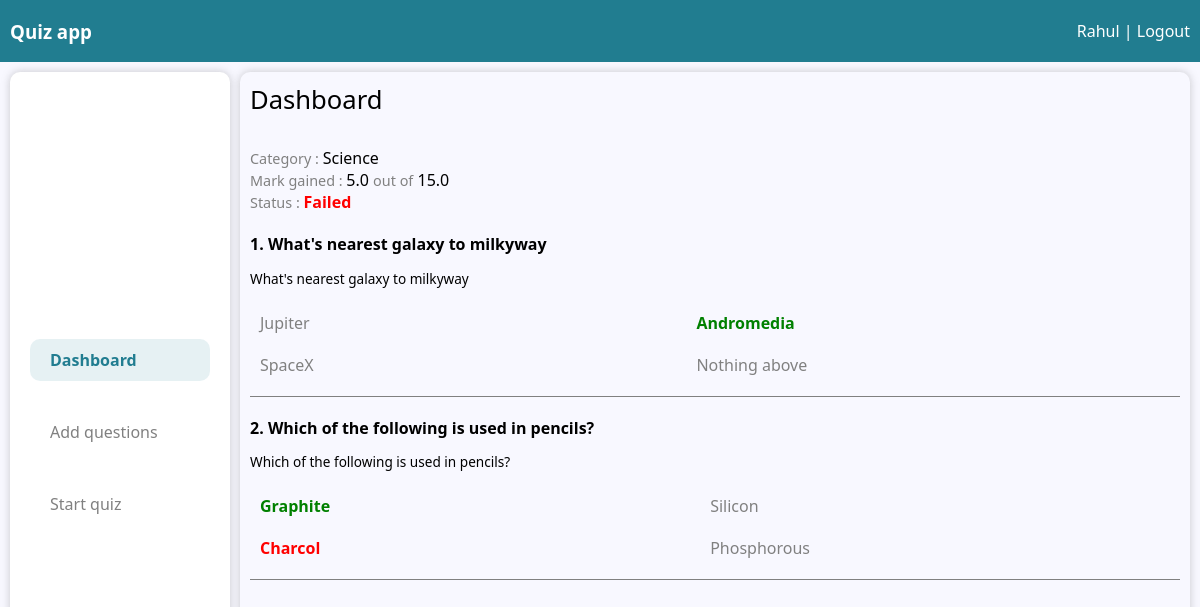
The page /result/3 (signed in) on the database its author committed.
### access/models.py (models this page shows)
class User(models.Model):
    id = models.AutoField(primary_key=True)
    username = models.CharField(max_length=225)
    password = models.CharField(max_length=225)
    user_type = models.CharField(max_length=10)
    class Meta:
        db_table = 'auth'

### dashboard/models.py (models this page shows)
class Category(models.Model):
    id = models.AutoField(primary_key=True)
    category_name = models.CharField(max_length=225)
    class Meta:
        db_table = 'category'

class Question(models.Model):
    id = models.AutoField(primary_key=True)
    question_name = models.CharField(max_length=225)
    added_by = models.IntegerField()
    approved_status = models.IntegerField()
    category_id = models.ForeignKey('Category', on_delete=models.CASCADE)
    description = models.CharField(max_length=225, default=None, blank=True, null=True)
    class Meta:
        db_table = 'questions'

class Options(models.Model):
    id = models.AutoField(primary_key=True)
    option = models.CharField(max_length=225)
    answer = models.IntegerField()
    question_id = models.ForeignKey('Question', on_delete=models.CASCADE)
    class Meta:
        db_table = 'options'

### startquiz/models.py (models this page shows)
class Result(models.Model):
    id = models.AutoField(primary_key=True)
    user = models.ForeignKey('access.User', on_delete=models.CASCADE)
    status = models.IntegerField(default=None, blank=True, null=True)
    total_mark = models.FloatField(default=None, blank=True, null=True)
    category = models.ForeignKey('dashboard.Category', on_delete=models.CASCADE)
    date = models.DateTimeField(default=None)
    class Meta:
        db_table = 'result'

### dashboard/views.py (the view)
# urls.py: path('', Dashboard.as_view(), name="dashboard"),
class Dashboard(View):
    def get(self, request, result_id = None):
        user_id = login(request)
        if not user_id:
            return redirect('/auth/login')
        user = User.objects.filter(id = user_id).first()
        if user is None:
            return redirect('/auth/login')
        context = {
            'username' : user.username,
            'user_type' : user.user_type
        }
        conf = Setting.objects.first()
        if result_id is None:
            if user.user_type == 'user':
                all_res = Result.objects.filter(user = user_id).all().values('id', 'user__username', 'status', 'total_mark', 'category__category_name', 'date')
            else:
                all_res = Result.objects.all().values('id', 'user__username', 'status', 'total_mark', 'category__category_name', 'date')
            context['all_result'] =  all_res
            for i in all_res:
                i['max_mark'] = conf.mark_per_questions * conf.max_questions
        else:
            result  = Result.objects.filter(id = result_id).values('id', 'user__username', 'status', 'total_mark', 'category__category_name', 'date')[0]
            attempt = QuizAttempt.objects.filter(result = result['id']).all().values("question", "question__question_name", "question__description", "option", "option__option")
            context['result'] = result
            context['attempt'] = attempt
            context['max_mark'] = conf.mark_per_questions * conf.max_questions
            for a in attempt:
                a['options'] = Options.objects.filter(question_id = a['question']).all().values()
            print(context)
        return render(request, 'dashboard/dashboard.html', context=context)

### access/views.py (called while the page is built)
def login(request):
    try:
        user_id = request.session['user_id']
        return user_id
    except:
        return False

### dashboard/templates/dashboard/dashboard.html (shortened to what this page needs)
<!DOCTYPE>
<html>
    <head>
        <link rel="stylesheet" href="/static/css/base.css">
        <link rel="stylesheet" href="/static/css/dashboard/dashboard.css">
    </head>
    <body>
        <header class="app-header">
            <h3>Quiz app</h3>
            <section class="hyper-link">
                {% if user_type == 'user' %}
                {{ username }} |
                {% else %}
                Admin |
                {% endif %}
                <a href="/auth/logout">Logout</a>
            </section>
        </header>
        <main>
            <aside>
                <a href="/"> <article id="nav-bashboard">Dashboard</article> </a>
                <a href="/question"> <article id="nav-question">Add questions</article> </a>
                {% if user_type == 'user' %}
                <a href="/quiz"> <article id="nav-quiz">Start quiz</article> </a>
                {% else %}
                <a href="/category"> <article id="nav-category">Add category</article> </a>
                <a href="/settings"> <article id="nav-settings">Settings</article> </a>
                {% endif %}
            </aside>
            <div class="main-div">
                {% block admin %}
                  <div class="main-container">
                    <header class="page-header">Dashboard</header>
                    {% if result %}
                    <article class="question-detail-cont">
                        <span>Category : </span>
                        <label>{{ result.category__category_name }}</label>
                    </article>
                    <article class="question-detail-cont">
                        <span>Mark gained : </span>
                        <label>{{ result.total_mark }} <span>out of</span> {{ max_mark }}</label>
                    </article>
                    <article class="question-detail-cont">
                        <span>Status : </span>
                        <label>
                            {% if result.status == 0 %}
                            <font color="red"><b>Failed</b></font>
                            {% else %}
                            <font color="green"><b>Passed</b></font>
                            {% endif %}
                        </label>
                    </article>
                    {% for q in attempt %}
                    <section class="attempt-question-cont">
                        <b>{{ forloop.counter }}. {{ q.question__question_name }}</b>
                        <p>{{ q.question__description }}</p>
                        <section class="qstion-options">
                            {% for o in q.options %}
                            <article
                            {% if o.answer == 1 %}
                            class="correct-answer"
                            {% elif q.option == o.id and o.answer == 0 %}
                            class="incorrect-answer"
                            {% else %}
                            class="normal-answer"
                            {% endif %}
                             >
                             {{ o.option }}
                            </article>
                            {% endfor %}
                        </section>
                    </section>
                    {% endfor %}
                    {% endif %}
                  </div>
                {% endblock admin %}
            </div>
        </main>
    </body>
</html>

### static/css/base.css (style rules this page uses)
html { font-family: system-ui, -apple-system, BlinkMacSystemFont, 'Segoe UI', Roboto, Oxygen, Ubuntu, Cantarell, 'Open Sans', 'Helvetica Neue', sans-serif; padding: 0; margin: 0; }
body { margin: 0; background-color: ghostwhite; user-select: none; scroll-behavior: smooth; }
:root { --primary-color: rgb(33, 125, 144) ; }
.app-header { display: flex; align-items: center; justify-content: space-between; background-color: var(--primary-color); padding: 0 10px; color: white; }
.selected-nav { color: var(--primary-color); font-weight: bold; background-color: rgba(33, 126, 144, 0.11); }

### static/css/dashboard/dashboard.css (style rules this page uses)
.hyper-link a { color: white; text-decoration: none; }
main { display: flex; padding: 10px; height: calc(100% - 80px); }
aside { width: fit-content; background-color: white; box-shadow: 0px 0px 8px 0px rgba(128, 128, 128, 0.411); min-height: calc(100% - 40px); border-radius: 10px; padding: 20px; display: flex; flex-direction: column; justify-content: center; }
aside a { color: grey; text-decoration: none; }
aside article { border-radius: 10px; width: 140px; padding: 10px 20px; margin: 15px 0; }
.main-div { margin-left: 10px; border-radius: 10px; box-shadow: 0px 0px 8px 0px rgba(128, 128, 128, 0.411); width: 100%; min-height: 100%; height: fit-content; }
.main-container { padding: 10px; }
.page-header { font-size: 1.6em; display: flex; margin-bottom: 30px; justify-content: space-between; }
.qstion-options { display: grid; grid-template-columns: auto auto; }
.normal-answer { color: grey; }
.correct-answer { color: green; font-weight: bold; }
.incorrect-answer { color: red; font-weight: bold; }
.attempt-question-cont { margin-top: 20px; border-bottom: 1px solid grey; padding-bottom: 10px; }
.question-detail-cont span { font-size: 0.9em; color: grey; }
.qstion-options article { margin: 10px; }
.attempt-question-cont p { font-size: 0.85em; }

### rows shown on the page
User: username "Rahul"
Category: category__category_name "Science"
Result: total_mark "5.0"
Question: question__question_name "What's nearest galaxy to milkyway", question__description "What's nearest galaxy to milkyway"
Options: option "Jupiter"
Options: option "Andromedia"
Options: option "SpaceX"
Options: option "Nothing above"
Question: question__question_name "Which of the following is used in pencils?", question__description "Which of the following is used in pencils?"
Options: option "Graphite"
Options: option "Silicon"
Options: option "Charcol"
Options: option "Phosphorous"

### other values the page prints
{{ max_mark }} "15.0"
